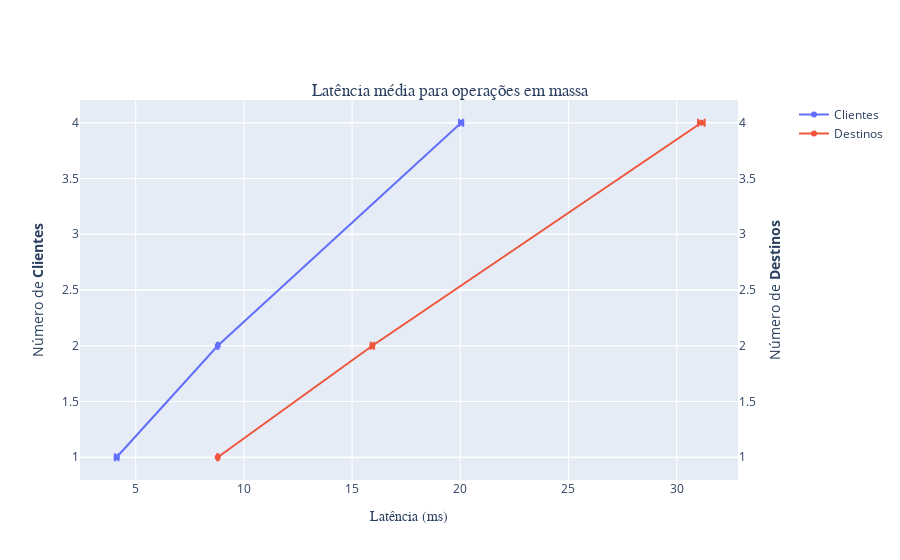
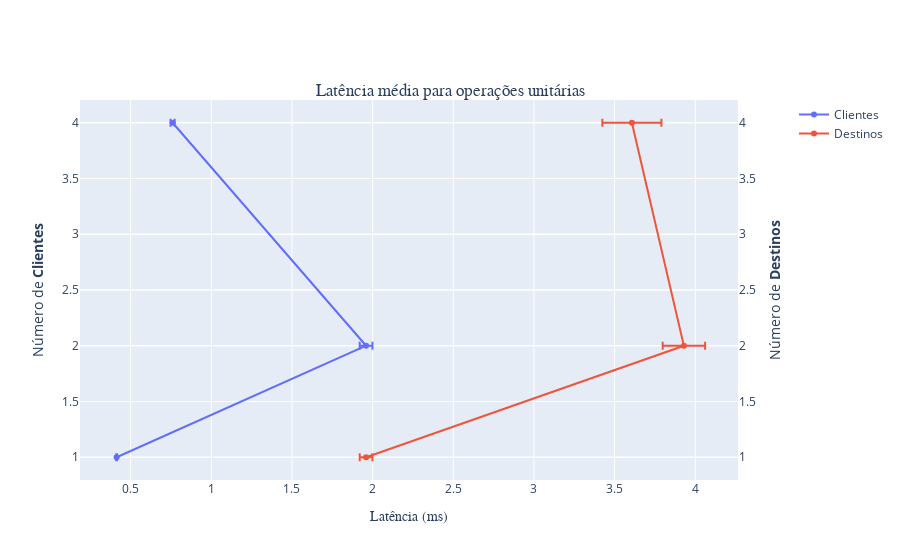
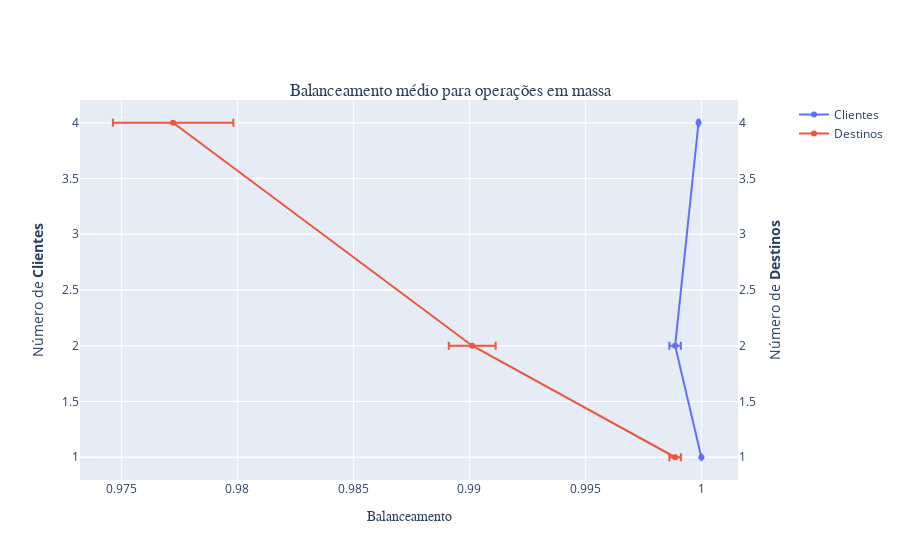
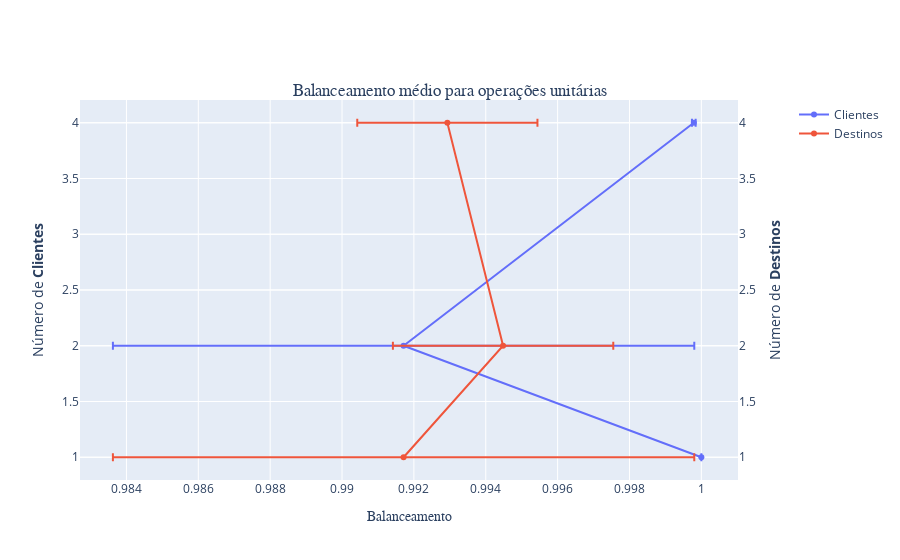

The notebook cell saved with these charts, in order:
### Markdown cell above
# Compare - Latency/Balance/Throughput

### Code cell
for v, ev, t, l in [
    ['average_latency', 'std_latency', 'Latência média', 'Latência (ms)'], 
    ['avg_balance', 'std_balance', 'Balanceamento médio', 'Balanceamento'],
    ['average_throughput', 'std_throughput', 'Throughput médio', 'Throughput (MB)'],
    ]:
    for bench in ['batch', 'single']:
        fig = make_subplots(rows=1, cols=1, specs=[[{"secondary_y": True}]])
        batch = btsDf[(btsDf.benchmark == bench) & (btsDf.message_size == 500)]

        title = t + suffixFn(bench)

        createErrorBox2(
            fig = fig, 
            data = batch[batch.destinations == 1], 
            name = "Clientes",
            x = v, 
            y = "producers",
            error_x=ev,
            row = 1
        )
        createErrorBox2(
            fig = fig, 
            data = batch[(batch.destinations >= 2) | (batch.producers == 2)], 
            name = "Destinos", 
            x = v, 
            y = "destinations",
            error_x=ev,
            row = 1,
            sy=True
        )

        fig.update_yaxes(
            title_text="Número de <b>Clientes</b>", 
            secondary_y=False
        )
        fig.update_yaxes(
            title_text="Número de <b>Destinos</b>", 
            secondary_y=True
        )

        fig.update_layout(
            title={
                'text': title,
                'xanchor': 'center',
                'yanchor': 'top',
                'x':0.5,
                'y':0.85,
                'font': {
                    'family': 'JetBrains Mono'
                }
            },
            xaxis={
                'title': {
                    'text': l,
                    'font': {
                        'family': 'JetBrains Mono'
                    }
                },
                'anchor': 'free',
            }
        )

        fig.write_image("images/" + mq + "/comparison_" + bench + "_" + v + ".pdf")

        fig.show()

### Figure 1 — Plotly figure (JSON) as saved in the notebook; plotly's stock layout.template omitted (floating-point values rounded to 4 significant figures)
{"data": [{"error_x": {"array": [0.08326, 0.02848, 0.09506], "type": "data"}, "name": "Clientes", "type": "scatter", "x": [4.119, 8.791, 20.04], "xaxis": "x", "y": [1, 2, 4], "yaxis": "y"}, {"error_x": {"array": [0.02848, 0.07405, 0.1515], "type": "data"}, "name": "Destinos", "type": "scatter", "x": [8.791, 15.94, 31.14], "xaxis": "x", "y": [1, 2, 4], "yaxis": "y2"}], "layout": {"title": {"font": {"family": "JetBrains Mono"}, "text": "Latência média para operações em massa", "x": 0.5, "xanchor": "center", "y": 0.85, "yanchor": "top"}, "xaxis": {"anchor": "free", "domain": [0, 0.94], "title": {"font": {"family": "JetBrains Mono"}, "text": "Latência (ms)"}}, "yaxis": {"anchor": "x", "domain": [0, 1], "title": {"text": "Número de <b>Clientes</b>"}}, "yaxis2": {"anchor": "x", "overlaying": "y", "side": "right", "title": {"text": "Número de <b>Destinos</b>"}}}}

### Figure 2 — Plotly figure (JSON) as saved in the notebook; plotly's stock layout.template omitted (floating-point values rounded to 4 significant figures)
{"data": [{"error_x": {"array": [0.002506, 0.03947, 0.01276], "type": "data"}, "name": "Clientes", "type": "scatter", "x": [0.4133, 1.96, 0.7602], "xaxis": "x", "y": [1, 2, 4], "yaxis": "y"}, {"error_x": {"array": [0.03947, 0.1315, 0.1831], "type": "data"}, "name": "Destinos", "type": "scatter", "x": [1.96, 3.93, 3.607], "xaxis": "x", "y": [1, 2, 4], "yaxis": "y2"}], "layout": {"title": {"font": {"family": "JetBrains Mono"}, "text": "Latência média para operações unitárias", "x": 0.5, "xanchor": "center", "y": 0.85, "yanchor": "top"}, "xaxis": {"anchor": "free", "domain": [0, 0.94], "title": {"font": {"family": "JetBrains Mono"}, "text": "Latência (ms)"}}, "yaxis": {"anchor": "x", "domain": [0, 1], "title": {"text": "Número de <b>Clientes</b>"}}, "yaxis2": {"anchor": "x", "overlaying": "y", "side": "right", "title": {"text": "Número de <b>Destinos</b>"}}}}

### Figure 3 — Plotly figure (JSON) as saved in the notebook; plotly's stock layout.template omitted (floating-point values rounded to 4 significant figures)
{"data": [{"error_x": {"array": [0, 0.000248, 3.069e-05], "type": "data"}, "name": "Clientes", "type": "scatter", "x": [1, 0.9989, 0.9999], "xaxis": "x", "y": [1, 2, 4], "yaxis": "y"}, {"error_x": {"array": [0.000248, 0.00101, 0.002597], "type": "data"}, "name": "Destinos", "type": "scatter", "x": [0.9989, 0.9901, 0.9772], "xaxis": "x", "y": [1, 2, 4], "yaxis": "y2"}], "layout": {"title": {"font": {"family": "JetBrains Mono"}, "text": "Balanceamento médio para operações em massa", "x": 0.5, "xanchor": "center", "y": 0.85, "yanchor": "top"}, "xaxis": {"anchor": "free", "domain": [0, 0.94], "title": {"font": {"family": "JetBrains Mono"}, "text": "Balanceamento"}}, "yaxis": {"anchor": "x", "domain": [0, 1], "title": {"text": "Número de <b>Clientes</b>"}}, "yaxis2": {"anchor": "x", "overlaying": "y", "side": "right", "title": {"text": "Número de <b>Destinos</b>"}}}}

### Figure 4 — Plotly figure (JSON) as saved in the notebook; plotly's stock layout.template omitted (floating-point values rounded to 4 significant figures)
{"data": [{"error_x": {"array": [0, 0.00809, 5.116e-05], "type": "data"}, "name": "Clientes", "type": "scatter", "x": [1, 0.9917, 0.9998], "xaxis": "x", "y": [1, 2, 4], "yaxis": "y"}, {"error_x": {"array": [0.00809, 0.003067, 0.002507], "type": "data"}, "name": "Destinos", "type": "scatter", "x": [0.9917, 0.9945, 0.9929], "xaxis": "x", "y": [1, 2, 4], "yaxis": "y2"}], "layout": {"title": {"font": {"family": "JetBrains Mono"}, "text": "Balanceamento médio para operações unitárias", "x": 0.5, "xanchor": "center", "y": 0.85, "yanchor": "top"}, "xaxis": {"anchor": "free", "domain": [0, 0.94], "title": {"font": {"family": "JetBrains Mono"}, "text": "Balanceamento"}}, "yaxis": {"anchor": "x", "domain": [0, 1], "title": {"text": "Número de <b>Clientes</b>"}}, "yaxis2": {"anchor": "x", "overlaying": "y", "side": "right", "title": {"text": "Número de <b>Destinos</b>"}}}}
